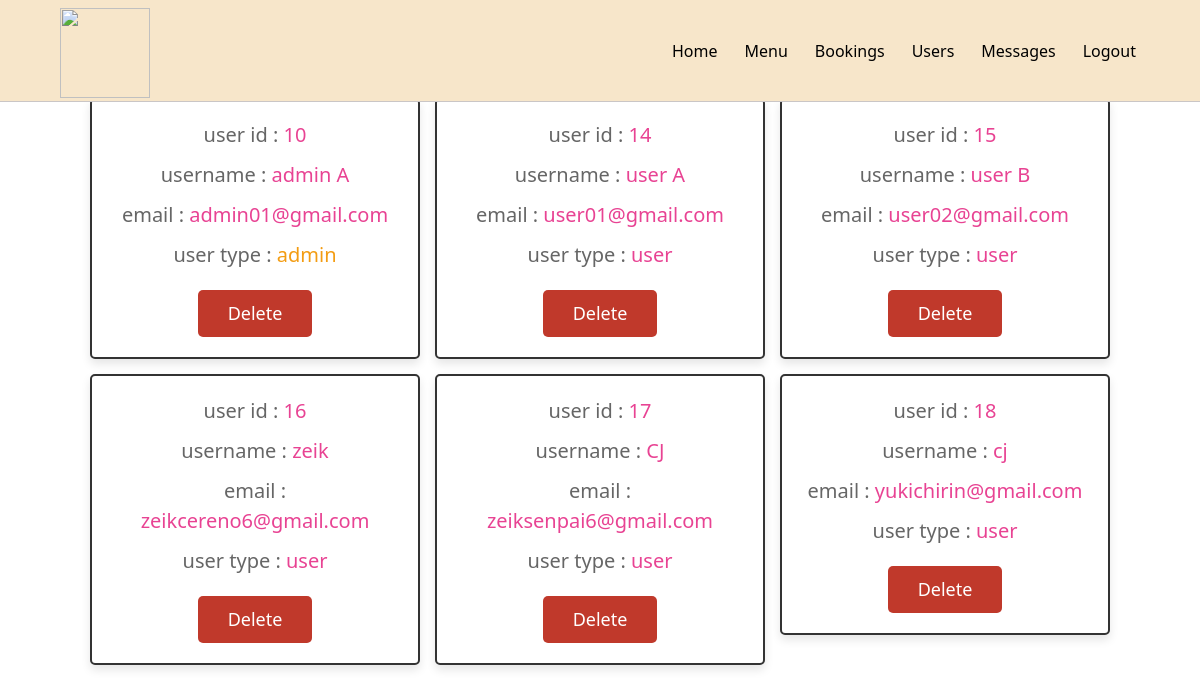
The app's page /admin_users.php (signed in) with its own data.
### tables this page shows
CREATE TABLE `users` (
  `id` int(100) NOT NULL,
  `name` varchar(100) NOT NULL,
  `email` varchar(100) NOT NULL,
  `password` varchar(100) NOT NULL,
  `user_type` varchar(20) NOT NULL DEFAULT 'user'
);

### admin_users.php (the view, shortened to what this page needs)
<?php
@include 'config.php';
?>
<!DOCTYPE html>
<html lang="en">
<head>
   <link rel="stylesheet" href="https://cdn.jsdelivr.net/npm/bootstrap@4.0.0/dist/css/bootstrap.min.css">
    <link href='https://unpkg.com/boxicons@2.1.2/css/boxicons.min.css' rel='stylesheet'>
    <link href="https://unpkg.com/aos@2.3.1/dist/aos.css" rel="stylesheet">
   <link rel="stylesheet" href="css/admin_style.css">
</head>
<body style="background: url('image/download.jpg') no-repeat center center fixed; background-size: cover;">
<?php @include 'admin_header.php'; ?>
<section class="users">
   <h1 class="title">users account</h1>
   <div class="box-container">
      <?php
         $select_users = mysqli_query($conn, "SELECT * FROM `users`") or die('query failed');
         if(mysqli_num_rows($select_users) > 0){
            while($fetch_users = mysqli_fetch_assoc($select_users)){
      ?>
      <div class="box">
         <p>user id : <span><?php echo $fetch_users['id']; ?></span></p>
         <p>username : <span><?php echo $fetch_users['name']; ?></span></p>
         <p>email : <span><?php echo $fetch_users['email']; ?></span></p>
         <p>user type : <span style="color:<?php if($fetch_users['user_type'] == 'admin'){ echo 'var(--orange)'; }; ?>"><?php echo $fetch_users['user_type']; ?></span></p>
         <a href="admin_users.php?delete=<?php echo $fetch_users['id']; ?>" onclick="return confirm('delete this user?');" class="delete-btn">delete</a>
      </div>
      <?php
         }
      }
      ?>
   </div>
</section>
</body>
</html>

### admin_style.css (style rules this page uses)
:root { --pink:#e84393; --red:#c0392b; --orange:#f39c12; --black:#333; --white:#fff; --light-color:#666; --light-white:#ccc; --light-bg:#f5f5f5; --border:.2rem solid var(--black); --box-shadow:0 .5rem 1rem rgba(0,0,0,.1); }
* { font-family: "DynaPuff", system-ui; margin:0; padding:0; box-sizing: border-box; outline: none; border:none; text-decoration: none; transition:all .2s linear; }
html { font-size: 62.5%; overflow-x: hidden; scroll-behavior: smooth; scroll-padding-top: 6.5rem; }
section { padding:3rem 2rem; }
.title { text-align: center; margin-bottom: 2rem; background-image: linear-gradient(45deg, #ff6b6b, #ffcc5c, #4ecdc4, #556270, #eb41c0); background-size: 300% 300%; -webkit-background-clip: text; -webkit-text-fill-color: transparent; animation: movingColors 3s infinite linear; text-transform: uppercase; font-size: 4rem; }
.btn, .delete-btn, .option-btn { display: inline-block; border-radius: .5rem; margin-top: 1rem; font-size: 1.8rem; color:var(--white); cursor: pointer; padding:1rem 3rem; text-transform: capitalize; }
.delete-btn { background-color: var(--red); }
.users h1 { background-image: linear-gradient(45deg, #ff6b6b, #ffcc5c, #4ecdc4, #556270, #eb41c0); background-size: 300% 300%; -webkit-background-clip: text; -webkit-text-fill-color: transparent; animation: movingColors 3s infinite linear; }
.users .box-container { display: grid; grid-template-columns: repeat(auto-fit, 33rem); gap:1.5rem; align-items: flex-start; max-width: 1200px; margin: 0 auto; justify-content: center; }
.users .box-container .box { padding:2rem; border:var(--border); background-color: var(--white); box-shadow: var(--box-shadow); border-radius: .5rem; text-align: center; }
.users .box-container .box p { font-size: 2rem; color:var(--light-color); margin-bottom: 1rem; line-height: 1.5; }
.users .box-container .box p span { color:var(--pink); }
.users .box-container .box .delete-btn { margin-top: .5; }

### style.css (style rules this page uses)
:root { --pink:#e84393; --red:#c0392b; --orange:#f39c12; --black:#333; --white:#fff; --light-color:#666; --light-white:#ccc; --light-bg:#f5f5f5; --border:.2rem solid var(--black); --box-shadow:0 .5rem 1rem rgba(0,0,0,.1); }
* { margin: 0; padding: 0; box-sizing: border-box; font-family: "DynaPuff", system-ui; }
html { font-size: 62.5%; overflow-x: hidden; scroll-behavior: smooth; scroll-padding-top: 6.5rem; }
body { background-color: #F7E6CA; }
section { padding:3rem 2rem; }
.delete-btn, .option-btn { display: inline-block; border-radius: .5rem; margin-top: 1rem; font-size: 1.8rem; color:var(--white); cursor: pointer; padding:1rem 3rem; text-transform: capitalize; text-align: center; }
.delete-btn { background-color: var(--red); }
.title { text-align: center; margin-bottom: 2rem; color:var(--black); text-transform: uppercase; font-size: 4rem; }
html { scroll-behavior: smooth; }

### records on screen
users: id "10", name "admin A", email "admin01@gmail.com", user_type "admin"
users: id "14", name "user A", email "user01@gmail.com", user_type "user"
users: id "15", name "user B", email "user02@gmail.com", user_type "user"
users: id "16", name "zeik", email "zeikcereno6@gmail.com", user_type "user"
users: id "17", name "CJ", email "zeiksenpai6@gmail.com", user_type "user"
users: id "18", name "cj", email "yukichirin@gmail.com", user_type "user"
